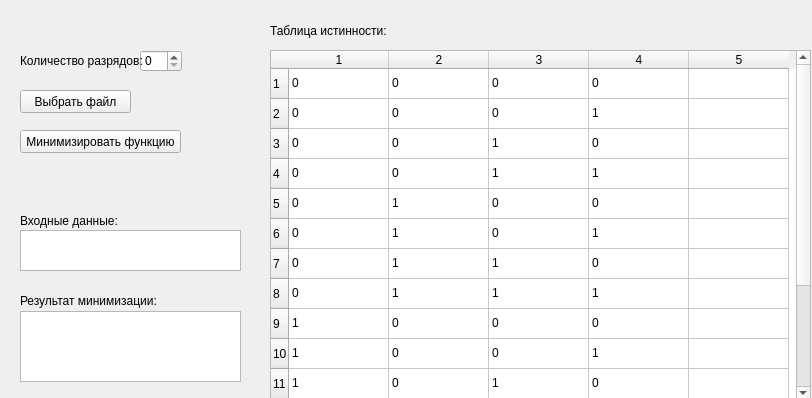
<?xml version="1.0" encoding="UTF-8"?>
<ui version="4.0">
 <class>MainWindow</class>
 <widget class="QMainWindow" name="MainWindow">
  <property name="geometry">
   <rect>
    <x>0</x>
    <y>0</y>
    <width>812</width>
    <height>398</height>
   </rect>
  </property>
  <property name="windowTitle">
   <string>MainWindow</string>
  </property>
  <widget class="QWidget" name="centralwidget">
   <widget class="QPushButton" name="InpBut">
    <property name="geometry">
     <rect>
      <x>20</x>
      <y>90</y>
      <width>111</width>
      <height>23</height>
     </rect>
    </property>
    <property name="text">
     <string>Выбрать файл</string>
    </property>
   </widget>
   <widget class="QPushButton" name="MinBut">
    <property name="geometry">
     <rect>
      <x>20</x>
      <y>130</y>
      <width>161</width>
      <height>23</height>
     </rect>
    </property>
    <property name="text">
     <string>Минимизировать функцию</string>
    </property>
   </widget>
   <widget class="QTableWidget" name="TableIst">
    <property name="geometry">
     <rect>
      <x>270</x>
      <y>50</y>
      <width>541</width>
      <height>351</height>
     </rect>
    </property>
    <property name="toolTip">
     <string>&lt;html&gt;&lt;head/&gt;&lt;body&gt;&lt;p&gt;&lt;br/&gt;&lt;/p&gt;&lt;/body&gt;&lt;/html&gt;</string>
    </property>
    <property name="whatsThis">
     <string>&lt;html&gt;&lt;head/&gt;&lt;body&gt;&lt;p&gt;&lt;br/&gt;&lt;/p&gt;&lt;/body&gt;&lt;/html&gt;</string>
    </property>
    <property name="rowCount">
     <number>16</number>
    </property>
    <property name="columnCount">
     <number>5</number>
    </property>
    <row/>
    <row/>
    <row/>
    <row/>
    <row/>
    <row/>
    <row/>
    <row/>
    <row/>
    <row/>
    <row/>
    <row/>
    <row/>
    <row/>
    <row/>
    <row/>
    <column/>
    <column/>
    <column/>
    <column/>
    <column/>
    <item row="0" column="0">
     <property name="text">
      <string>0</string>
     </property>
    </item>
    <item row="0" column="1">
     <property name="text">
      <string>0</string>
     </property>
    </item>
    <item row="0" column="2">
     <property name="text">
      <string>0</string>
     </property>
    </item>
    <item row="0" column="3">
     <property name="text">
      <string>0</string>
     </property>
    </item>
    <item row="1" column="0">
     <property name="text">
      <string>0</string>
     </property>
    </item>
    <item row="1" column="1">
     <property name="text">
      <string>0</string>
     </property>
    </item>
    <item row="1" column="2">
     <property name="text">
      <string>0</string>
     </property>
    </item>
    <item row="1" column="3">
     <property name="text">
      <string>1</string>
     </property>
    </item>
    <item row="2" column="0">
     <property name="text">
      <string>0</string>
     </property>
    </item>
    <item row="2" column="1">
     <property name="text">
      <string>0</string>
     </property>
    </item>
    <item row="2" column="2">
     <property name="text">
      <string>1</string>
     </property>
    </item>
    <item row="2" column="3">
     <property name="text">
      <string>0</string>
     </property>
    </item>
    <item row="3" column="0">
     <property name="text">
      <string>0</string>
     </property>
    </item>
    <item row="3" column="1">
     <property name="text">
      <string>0</string>
     </property>
    </item>
    <item row="3" column="2">
     <property name="text">
      <string>1</string>
     </property>
    </item>
    <item row="3" column="3">
     <property name="text">
      <string>1</string>
     </property>
    </item>
    <item row="4" column="0">
     <property name="text">
      <string>0</string>
     </property>
    </item>
    <item row="4" column="1">
     <property name="text">
      <string>1</string>
     </property>
    </item>
    <item row="4" column="2">
     <property name="text">
      <string>0</string>
     </property>
    </item>
    <item row="4" column="3">
     <property name="text">
      <string>0</string>
     </property>
    </item>
    <item row="5" column="0">
     <property name="text">
      <string>0</string>
     </property>
    </item>
    <item row="5" column="1">
     <property name="text">
      <string>1</string>
     </property>
    </item>
    <item row="5" column="2">
     <property name="text">
      <string>0</string>
     </property>
    </item>
    <item row="5" column="3">
     <property name="text">
      <string>1</string>
     </property>
    </item>
    <item row="6" column="0">
     <property name="text">
      <string>0</string>
     </property>
    </item>
    <item row="6" column="1">
     <property name="text">
      <string>1</string>
     </property>
    </item>
    <item row="6" column="2">
     <property name="text">
      <string>1</string>
     </property>
    </item>
    <item row="6" column="3">
     <property name="text">
      <string>0</string>
     </property>
    </item>
    <item row="7" column="0">
     <property name="text">
      <string>0</string>
     </property>
    </item>
    <item row="7" column="1">
     <property name="text">
      <string>1</string>
     </property>
    </item>
    <item row="7" column="2">
     <property name="text">
      <string>1</string>
     </property>
    </item>
    <item row="7" column="3">
     <property name="text">
      <string>1</string>
     </property>
    </item>
    <item row="8" column="0">
     <property name="text">
      <string>1</string>
     </property>
    </item>
    <item row="8" column="1">
     <property name="text">
      <string>0</string>
     </property>
    </item>
    <item row="8" column="2">
     <property name="text">
      <string>0</string>
     </property>
    </item>
    <item row="8" column="3">
     <property name="text">
      <string>0</string>
     </property>
    </item>
    <item row="9" column="0">
     <property name="text">
      <string>1</string>
     </property>
    </item>
    <item row="9" column="1">
     <property name="text">
      <string>0</string>
     </property>
    </item>
    <item row="9" column="2">
     <property name="text">
      <string>0</string>
     </property>
    </item>
    <item row="9" column="3">
     <property name="text">
      <string>1</string>
     </property>
    </item>
    <item row="10" column="0">
     <property name="text">
      <string>1</string>
     </property>
    </item>
    <item row="10" column="1">
     <property name="text">
      <string>0</string>
     </property>
    </item>
    <item row="10" column="2">
     <property name="text">
      <string>1</string>
     </property>
    </item>
    <item row="10" column="3">
     <property name="text">
      <string>0</string>
     </property>
    </item>
    <item row="11" column="0">
     <property name="text">
      <string>1</string>
     </property>
    </item>
    <item row="11" column="1">
     <property name="text">
      <string>0</string>
     </property>
    </item>
    <item row="11" column="2">
     <property name="text">
      <string>1</string>
     </property>
    </item>
    <item row="11" column="3">
     <property name="text">
      <string>1</string>
     </property>
    </item>
    <item row="12" column="0">
     <property name="text">
      <string>1</string>
     </property>
    </item>
    <item row="12" column="1">
     <property name="text">
      <string>1</string>
     </property>
    </item>
    <item row="12" column="2">
     <property name="text">
      <string>0</string>
     </property>
    </item>
    <item row="12" column="3">
     <property name="text">
      <string>0</string>
     </property>
    </item>
    <item row="13" column="0">
     <property name="text">
      <string>1</string>
     </property>
    </item>
    <item row="13" column="1">
     <property name="text">
      <string>1</string>
     </property>
    </item>
    <item row="13" column="2">
     <property name="text">
      <string>0</string>
     </property>
    </item>
    <item row="13" column="3">
     <property name="text">
      <string>1</string>
     </property>
    </item>
    <item row="14" column="0">
     <property name="text">
      <string>1</string>
     </property>
    </item>
    <item row="14" column="1">
     <property name="text">
      <string>1</string>
     </property>
    </item>
    <item row="14" column="2">
     <property name="text">
      <string>1</string>
     </property>
    </item>
    <item row="14" column="3">
     <property name="text">
      <string>0</string>
     </property>
    </item>
    <item row="15" column="0">
     <property name="text">
      <string>1</string>
     </property>
    </item>
    <item row="15" column="1">
     <property name="text">
      <string>1</string>
     </property>
    </item>
    <item row="15" column="2">
     <property name="text">
      <string>1</string>
     </property>
    </item>
    <item row="15" column="3">
     <property name="text">
      <string>1</string>
     </property>
    </item>
   </widget>
   <widget class="QListWidget" name="MinList">
    <property name="geometry">
     <rect>
      <x>20</x>
      <y>311</y>
      <width>221</width>
      <height>71</height>
     </rect>
    </property>
   </widget>
   <widget class="QLabel" name="label1">
    <property name="geometry">
     <rect>
      <x>270</x>
      <y>20</y>
      <width>321</width>
      <height>21</height>
     </rect>
    </property>
    <property name="text">
     <string>Таблица истинности:</string>
    </property>
   </widget>
   <widget class="QLabel" name="label2">
    <property name="geometry">
     <rect>
      <x>20</x>
      <y>290</y>
      <width>231</width>
      <height>21</height>
     </rect>
    </property>
    <property name="text">
     <string>Результат минимизации:</string>
    </property>
   </widget>
   <widget class="QSpinBox" name="RazrSpin">
    <property name="geometry">
     <rect>
      <x>140</x>
      <y>50</y>
      <width>42</width>
      <height>22</height>
     </rect>
    </property>
   </widget>
   <widget class="QLabel" name="label4">
    <property name="geometry">
     <rect>
      <x>20</x>
      <y>50</y>
      <width>151</width>
      <height>21</height>
     </rect>
    </property>
    <property name="text">
     <string>Количество разрядов:</string>
    </property>
   </widget>
   <widget class="QListWidget" name="InputList">
    <property name="geometry">
     <rect>
      <x>20</x>
      <y>230</y>
      <width>221</width>
      <height>41</height>
     </rect>
    </property>
   </widget>
   <widget class="QLabel" name="label3">
    <property name="geometry">
     <rect>
      <x>20</x>
      <y>210</y>
      <width>231</width>
      <height>21</height>
     </rect>
    </property>
    <property name="text">
     <string>Входные данные:</string>
    </property>
   </widget>
  </widget>
 </widget>
 <resources/>
 <connections/>
</ui>
